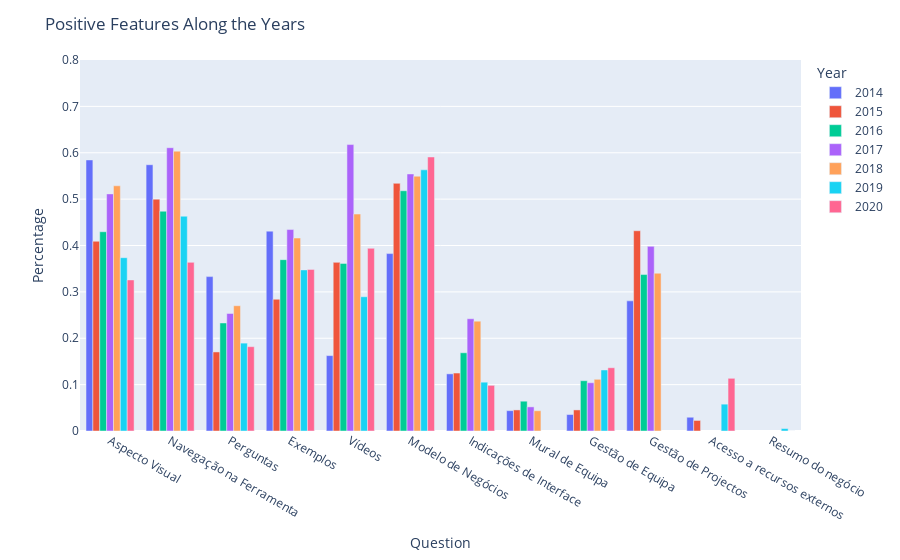

Notebook code cell kept with this figure:
### Code cell
import plotly_express as px

fig = px.bar(PosOverYears, x="Question", y="Percentage", color='Year', barmode='group',
             hover_name='Question', range_y=[0,0.8])
fig.update_layout(title_text='Positive Features Along the Years')
fig.update_layout(xaxis_type='category')

fig.show()
fig.write_image('Outputs/YearlyAverage/PosOverYears.png')



from IPython.display import Image
Image(filename='Outputs/YearlyAverage/PosOverYears.png')

### Figure 1 — Plotly figure (JSON) as saved in the notebook; plotly's stock layout.template omitted (floating-point values rounded to 4 significant figures)
{"data": [{"alignmentgroup": "True", "hovertemplate": "<b>%{hovertext}</b><br><br>Year=2014<br>Question=%{x}<br>Percentage=%{y}<extra></extra>", "hovertext": ["Aspecto Visual", "Navegação na Ferramenta", "Perguntas", "Exemplos", "Vídeos", "Modelo de Negócios", "Indicações de Interface", "Mural de Equipa", "Gestão de Equipa", "Gestão de Projectos", "Acesso a recursos externos"], "legendgroup": "2014", "marker": {"color": "#636efa"}, "name": "2014", "offsetgroup": "2014", "orientation": "v", "showlegend": true, "textposition": "auto", "type": "bar", "x": ["Aspecto Visual", "Navegação na Ferramenta", "Perguntas", "Exemplos", "Vídeos", "Modelo de Negócios", "Indicações de Interface", "Mural de Equipa", "Gestão de Equipa", "Gestão de Projectos", "Acesso a recursos externos"], "xaxis": "x", "y": [0.5845, 0.5742, 0.3329, 0.431, 0.1626, 0.3826, 0.1232, 0.04387, 0.03548, 0.2806, 0.02968], "yaxis": "y"}, {"alignmentgroup": "True", "hovertemplate": "<b>%{hovertext}</b><br><br>Year=2015<br>Question=%{x}<br>Percentage=%{y}<extra></extra>", "hovertext": ["Aspecto Visual", "Navegação na Ferramenta", "Perguntas", "Exemplos", "Vídeos", "Modelo de Negócios", "Indicações de Interface", "Mural de Equipa", "Gestão de Equipa", "Gestão de Projectos", "Acesso a recursos externos"], "legendgroup": "2015", "marker": {"color": "#EF553B"}, "name": "2015", "offsetgroup": "2015", "orientation": "v", "showlegend": true, "textposition": "auto", "type": "bar", "x": ["Aspecto Visual", "Navegação na Ferramenta", "Perguntas", "Exemplos", "Vídeos", "Modelo de Negócios", "Indicações de Interface", "Mural de Equipa", "Gestão de Equipa", "Gestão de Projectos", "Acesso a recursos externos"], "xaxis": "x", "y": [0.4091, 0.5, 0.1705, 0.2841, 0.3636, 0.5341, 0.125, 0.04545, 0.04545, 0.4318, 0.02273], "yaxis": "y"}, {"alignmentgroup": "True", "hovertemplate": "<b>%{hovertext}</b><br><br>Year=2016<br>Question=%{x}<br>Percentage=%{y}<extra></extra>", "hovertext": ["Aspecto Visual", "Navegação na Ferramenta", "Perguntas", "Exemplos", "Vídeos", "Modelo de Negócios", "Indicações de Interface", "Mural de Equipa", "Gestão de Equipa", "Gestão de Projectos"], "legendgroup": "2016", "marker": {"color": "#00cc96"}, "name": "2016", "offsetgroup": "2016", "orientation": "v", "showlegend": true, "textposition": "auto", "type": "bar", "x": ["Aspecto Visual", "Navegação na Ferramenta", "Perguntas", "Exemplos", "Vídeos", "Modelo de Negócios", "Indicações de Interface", "Mural de Equipa", "Gestão de Equipa", "Gestão de Projectos"], "xaxis": "x", "y": [0.4297, 0.4739, 0.2329, 0.3695, 0.3614, 0.5181, 0.1687, 0.06426, 0.1084, 0.3373], "yaxis": "y"}, {"alignmentgroup": "True", "hovertemplate": "<b>%{hovertext}</b><br><br>Year=2017<br>Question=%{x}<br>Percentage=%{y}<extra></extra>", "hovertext": ["Aspecto Visual", "Navegação na Ferramenta", "Perguntas", "Exemplos", "Vídeos", "Modelo de Negócios", "Indicações de Interface", "Mural de Equipa", "Gestão de Equipa", "Gestão de Projectos"], "legendgroup": "2017", "marker": {"color": "#ab63fa"}, "name": "2017", "offsetgroup": "2017", "orientation": "v", "showlegend": true, "textposition": "auto", "type": "bar", "x": ["Aspecto Visual", "Navegação na Ferramenta", "Perguntas", "Exemplos", "Vídeos", "Modelo de Negócios", "Indicações de Interface", "Mural de Equipa", "Gestão de Equipa", "Gestão de Projectos"], "xaxis": "x", "y": [0.5113, 0.6109, 0.2534, 0.4344, 0.6176, 0.5543, 0.2421, 0.05204, 0.1041, 0.3982], "yaxis": "y"}, {"alignmentgroup": "True", "hovertemplate": "<b>%{hovertext}</b><br><br>Year=2018<br>Question=%{x}<br>Percentage=%{y}<extra></extra>", "hovertext": ["Aspecto Visual", "Navegação na Ferramenta", "Perguntas", "Exemplos", "Vídeos", "Modelo de Negócios", "Indicações de Interface", "Mural de Equipa", "Gestão de Equipa", "Gestão de Projectos"], "legendgroup": "2018", "marker": {"color": "#FFA15A"}, "name": "2018", "offsetgroup": "2018", "orientation": "v", "showlegend": true, "textposition": "auto", "type": "bar", "x": ["Aspecto Visual", "Navegação na Ferramenta", "Perguntas", "Exemplos", "Vídeos", "Modelo de Negócios", "Indicações de Interface", "Mural de Equipa", "Gestão de Equipa", "Gestão de Projectos"], "xaxis": "x", "y": [0.5287, 0.6034, 0.2701, 0.4161, 0.4678, 0.5494, 0.2368, 0.04368, 0.1115, 0.3402], "yaxis": "y"}, {"alignmentgroup": "True", "hovertemplate": "<b>%{hovertext}</b><br><br>Year=2019<br>Question=%{x}<br>Percentage=%{y}<extra></extra>", "hovertext": ["Resumo do negócio", "Modelo de Negócios", "Indicações de Interface", "Navegação na Ferramenta", "Aspecto Visual", "Exemplos", "Perguntas", "Vídeos", "Gestão de Equipa", "Acesso a recursos externos"], "legendgroup": "2019", "marker": {"color": "#19d3f3"}, "name": "2019", "offsetgroup": "2019", "orientation": "v", "showlegend": true, "textposition": "auto", "type": "bar", "x": ["Resumo do negócio", "Modelo de Negócios", "Indicações de Interface", "Navegação na Ferramenta", "Aspecto Visual", "Exemplos", "Perguntas", "Vídeos", "Gestão de Equipa", "Acesso a recursos externos"], "xaxis": "x", "y": [0.005263, 0.5632, 0.1053, 0.4632, 0.3737, 0.3474, 0.1895, 0.2895, 0.1316, 0.05789], "yaxis": "y"}, {"alignmentgroup": "True", "hovertemplate": "<b>%{hovertext}</b><br><br>Year=2020<br>Question=%{x}<br>Percentage=%{y}<extra></extra>", "hovertext": ["Resumo do negócio", "Modelo de Negócios", "Indicações de Interface", "Navegação na Ferramenta", "Aspecto Visual", "Exemplos", "Perguntas", "Vídeos", "Gestão de Equipa", "Acesso a recursos externos"], "legendgroup": "2020", "marker": {"color": "#FF6692"}, "name": "2020", "offsetgroup": "2020", "orientation": "v", "showlegend": true, "textposition": "auto", "type": "bar", "x": ["Resumo do negócio", "Modelo de Negócios", "Indicações de Interface", "Navegação na Ferramenta", "Aspecto Visual", "Exemplos", "Perguntas", "Vídeos", "Gestão de Equipa", "Acesso a recursos externos"], "xaxis": "x", "y": [0, 0.5909, 0.09848, 0.3636, 0.3258, 0.3485, 0.1818, 0.3939, 0.1364, 0.1136], "yaxis": "y"}], "layout": {"barmode": "group", "legend": {"title": {"text": "Year"}, "tracegroupgap": 0}, "margin": {"t": 60}, "title": {"text": "Positive Features Along the Years"}, "xaxis": {"anchor": "y", "domain": [0, 1], "title": {"text": "Question"}, "type": "category"}, "yaxis": {"anchor": "x", "domain": [0, 1], "range": [0, 0.8], "title": {"text": "Percentage"}}}}
